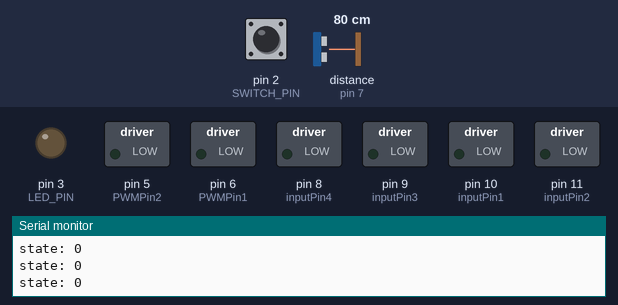
Bench run of a sketch on a simulated Arduino Uno, built with avr-gcc and run on an emulated ATmega328P. Shown: switched loads named in the sketch (green lamp = pin HIGH), output pins drawn as LEDs (lit = HIGH), the last lines printed to the serial monitor. Dashed ring = blinking. The inputs (shaded band) are chosen by the test bench; at power-on: pin 2 (SWITCH_PIN) LOW, distance to the obstacle (sensor on pin 7) 80 cm. The echo pulse lasts 58.3 µs per cm; pins used as bus, display or sensor lines are not drawn.

Above: at 1.2 s.
1.3 s: pin 2 (SWITCH_PIN) pulled HIGH for 0.15 s
At 1.72 s:
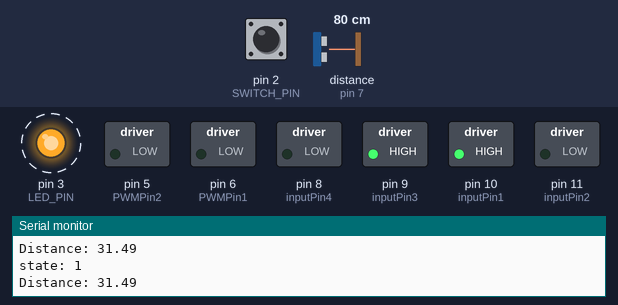
4.3 s: distance to the obstacle (sensor on pin 7) set to 54 cm
7.3 s: distance to the obstacle (sensor on pin 7) set to 46 cm
At 7.7 s:
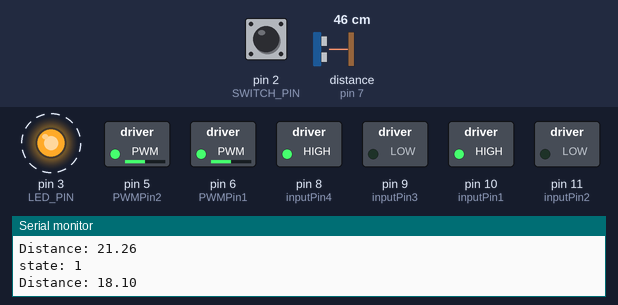
10.3 s: distance to the obstacle (sensor on pin 7) set to 60 cm
At 10.76 s:
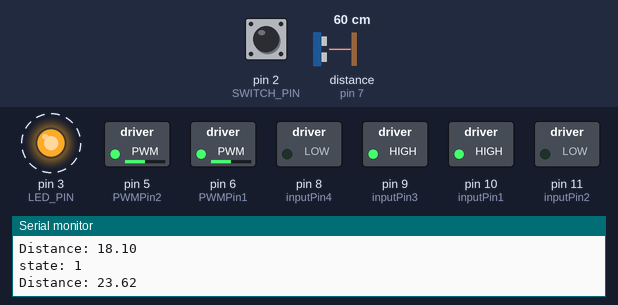
13.3 s: distance to the obstacle (sensor on pin 7) set to 2 cm
At 13.47 s:
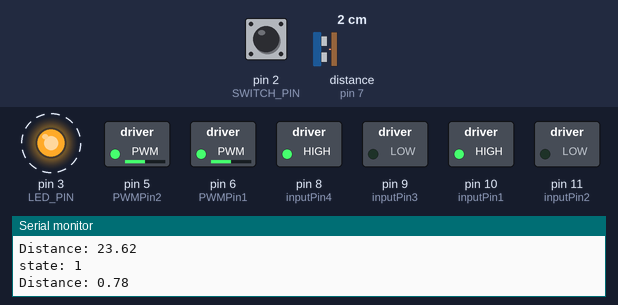
16.3 s: pin 2 (SWITCH_PIN) pulled HIGH for 1 s
At 16.3 s:
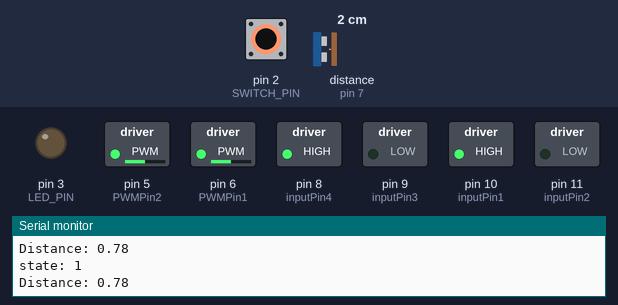
Timing chart, 0 to 19.3 s (numbered marks = the images above; inputs shaded):
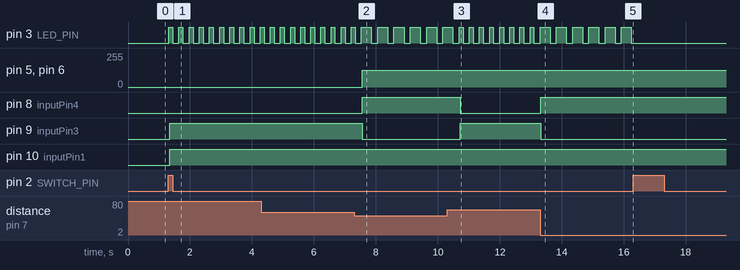

The sketch:

Smart_Car.ino
```cpp
/*Smart Car*/
/* R.Pahlevan*/
/*BOM: Arduino UNO + LED + Push Button+Resistor+ Ultrasonic Sensor*/
/*two DC motor(less than 7 volts),Motor dirverL2938,battery(9v)*/

// pin configuratiuon section
// Arduino output
#define VCC_PIN 13 // input voltage from arduino Uno

//sensor (ultrasonic) pin configuration
#define Trigger 4 // ultrasonic trigger pin
#define Echo 7 // ultra sonic echo pin

// LED configuiration
#define LED_PIN 3 // LED pin

//Switch configuatiuon
#define SWITCH_PIN 2// push button pin

//Motor A
#define inputPin1 10    // Pin 15 of L293D IC
#define inputPin2 11    // Pin 10 of L293D IC

//Motor B
#define inputPin3 9   // Pin  7 of L293D IC
#define inputPin4 8   // Pin  2 of L293D IC

//Motor A speed control
#define PWMPin1 6      // PWM pin control for MOTOR A
#define PWMPin2 5    // PWM pin control for MOTOR A

//global variable section
volatile unsigned short CURRENT_STATUS;
unsigned short PREVIOUS_STATUS=0;
unsigned short state=0;

//Variable section for Ultrasonic sensor
float Ping_time=0.0; // a variable to calculate the distance to obstacle
const float Speed_Of_Sound= 767.269;// speed of sound in miles per hour(mph) at 25 degree(c)
float Distance=0.0;

//Functions prototype
float Distance_Sensor(void);
void Keep_Straight(void);
void Spin(void);


void setup()
{
  Serial.begin(9600);// UART for Monitor view

  pinMode(VCC_PIN, OUTPUT);//Arduino power output
  pinMode(LED_PIN, OUTPUT);//LED
  pinMode(SWITCH_PIN, INPUT);//push button
  pinMode(Trigger, OUTPUT);//Ultrasonic sensor
  pinMode(Echo,INPUT);//ultrasonic sensor
  pinMode(inputPin1, OUTPUT);//MOTOR A
  pinMode(inputPin2, OUTPUT);//MOTOR A
  pinMode(inputPin3, OUTPUT);//MOTOR B
  pinMode(inputPin4, OUTPUT);// MOTOR B
  pinMode(PWMPin1,OUTPUT);// PWM for MOTOR A
  pinMode(PWMPin2,OUTPUT);// PWM for MOTOR B
}

void loop()
{

  digitalWrite(VCC_PIN, HIGH);
  CURRENT_STATUS=digitalRead(SWITCH_PIN);

  // system will start to work after the push button pressed
  // at this configuration, the user has to push the button for few milisecond inorder to make the system off
  if (CURRENT_STATUS==1 && PREVIOUS_STATUS==0) {
      if (state == 1)
        state = 0;
    else
      state = 1;
  }
  Serial.print("state: ");
  Serial.println(state);
    if(state==1){

    //LED section
    // LED will start to blink after the system start to work
    digitalWrite(LED_PIN, HIGH);
    delay(20); // Wait for 20 millisecond(s)

    // ultrasonic sensor section
     Distance=Distance_Sensor();

    //MOTOR Section
    if(Distance<20)
    {
       Spin();
       delay(200);
    }
    else
    {
       Keep_Straight();
    }
    delay(100);

    //Make the LED off
    digitalWrite(LED_PIN, LOW);
    delay(200); // Wait for 200 millisecond(s)
  }
  PREVIOUS_STATUS=CURRENT_STATUS;
}

// This function will make the Robot to go forward.
// both motors will work at 100% of the power.
void Keep_Straight(void)
{
        digitalWrite(inputPin1, HIGH);
        digitalWrite(inputPin2, LOW);
        digitalWrite(inputPin3, HIGH);
        digitalWrite(inputPin4, LOW);
}

//Spin around
//This function wil make the robot to spin around
//Spining will take place in 50% of the power

void Spin(void)
{
        analogWrite(PWMPin1, 127); // spin with 50% of the power
        analogWrite(PWMPin2, 127); // spin with 50% of the power
        digitalWrite(inputPin1, HIGH);
        digitalWrite(inputPin2, LOW);
        digitalWrite(inputPin3, LOW);
        digitalWrite(inputPin4, HIGH);
}

// Ultrasonic sensor function
// At this function distance to obstacle will be measured, and the value will be returned to the main function
float Distance_Sensor()
{
    // ultrasonic sensor section
    digitalWrite(Trigger, LOW);
    delayMicroseconds(2000);
    digitalWrite(Trigger,HIGH);
    delayMicroseconds(20);
    digitalWrite(Trigger, LOW);

    // Reads the echo pin, returns the sound wave travel time in microseconds
    Ping_time=pulseIn(Echo,HIGH);
    //Serial.print("Pingtime: ");
    //Serial.print(Ping_time);

    // output has to be change from microsecond to hour
    Ping_time=Ping_time/1000000.0;//change microseconds to seconds
    Ping_time=Ping_time/3600;// chenge from seconds to hours

    // calaculate the distance and convert to inches
    Distance=(Ping_time*Speed_Of_Sound)/2;// divided by two cause the signal will go two ways(round trip)
    Distance=Distance*63360;// convert miles to inches
    Serial.print("Distance: ");
    Serial.println(Distance);
  return Distance;
}
```

Measured:
- the behaviour switches between 51 and 50 cm on distance to the obstacle (sensor on pin 7) (found by bisection; images 1 and 2)
- after the input at 1.3 s, pin 3 (LED_PIN): alternates HIGH for 0.13 s and LOW for 0.20 s, starting at once; pin 9 (inputPin3), pin 10 (inputPin1): LOW → HIGH at once
- after the input at 7.3 s, pin 3 (LED_PIN): alternates HIGH for 0.33 s and LOW for 0.20 s, starting after 0.56 s; pin 5 (PWMPin2), pin 6 (PWMPin1): 0/255 → 127/255 after 0.26 s; pin 8 (inputPin4): LOW → HIGH after 0.26 s; pin 9 (inputPin3): HIGH → LOW after 0.26 s
- after the input at 10.3 s, pin 3 (LED_PIN): alternates HIGH for 0.13 s and LOW for 0.20 s, starting after 0.52 s; pin 8 (inputPin4): HIGH → LOW after 0.42 s; pin 9 (inputPin3): LOW → HIGH after 0.42 s
- after the input at 13.3 s, pin 3 (LED_PIN): alternates HIGH for 0.32 s and LOW for 0.20 s, starting after 0.33 s; pin 8 (inputPin4): LOW → HIGH at once; pin 9 (inputPin3): HIGH → LOW at once
- after the input at 16.3 s, pin 3 (LED_PIN): stops changing and stays LOW
